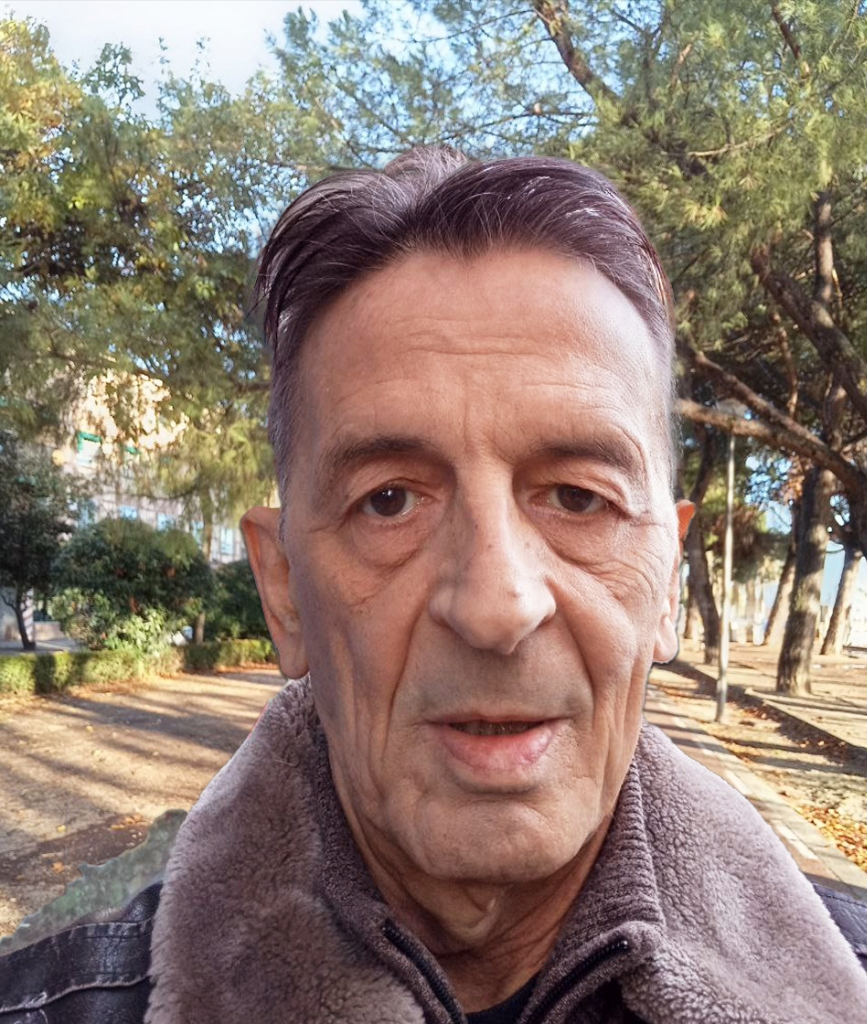
#> input picture assets/EDU_DEFINITIVA_2025.jpg, 867 x 1024 px
$ python generate_posters.py --input assets --output out
#> lines starting #> are read from the running program, lines starting #| are printed output that depends on the picture
import os
import argparse
from PIL import Image, ImageOps
import sys

def add_passepartout(input_dir, output_dir, border_percent=0.035):
    """
    Reads images from input_dir, adds a white border, and saves them to output_dir.
    Appends _POSTER to the filename.
    """
#> called with input_dir = 'assets', output_dir = 'out', border_percent = 0.035
    print(f"🚀 Processing: {input_dir} -> {output_dir}")

    if not os.path.exists(output_dir):
        os.makedirs(output_dir)
        print(f"Created output directory: {output_dir}")

    image_extensions = ('.jpg', '.jpeg', '.png', '.webp')
    count = 0
    errors = 0
    skipped = 0

    # Walk through input directory
    for root, dirs, files in os.walk(input_dir):
        # Determine relative path to maintain structure if needed in future
        # For now, we flatten or just process the specific folder asked

        for file in files:
            if file.lower().endswith(image_extensions):
                # Skip if it's already a poster (just in case)
                if("_POSTER" in file):
                    continue

                full_path = os.path.join(root, file)

                try:
                    img = Image.open(full_path)
#> img is the input picture: PIL image 867x1024 RGB; mean R, G, B 142.5, 124.4, 113.9

                    # Calculate border
                    short_side = min(img.size)
#> short_side = 867
                    if short_side < 200:
                        skipped += 1
                        continue

                    border_px = int(short_side * border_percent)
#> border_px = 30

                    # Add border
                    poster_img = ImageOps.expand(img, border=border_px, fill='white')
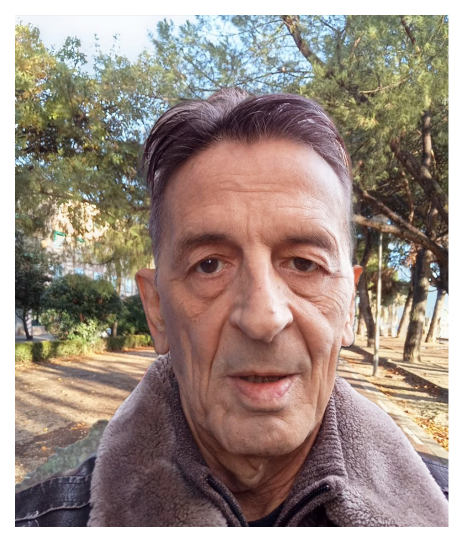
#> poster_img: PIL image 927x1084 RGB (shown at 1/2 size); mean R, G, B 155.6, 139.6, 130.4

                    # Construct output filename
                    filename_base, ext = os.path.splitext(file)
                    output_filename = f"{filename_base}_POSTER{ext}"
                    output_path = os.path.join(output_dir, output_filename)

                    # Save
                    save_args = {'quality': 95}
                    icc = img.info.get('icc_profile')
                    if icc:
                        save_args['icc_profile'] = icc

                    poster_img.save(output_path, **save_args)
                    print(f"✅ Created: {output_filename}")
                    count += 1

                except Exception as e:
                    print(f"❌ FAILED: {file} - {e}")
                    errors += 1

    print(f"\n✨ Completed for {os.path.basename(input_dir)}")
    print(f"   Created: {count}")
    print(f"   Skipped: {skipped}")
    print(f"   Errors:  {errors}\n")

if __name__ == "__main__":
    parser = argparse.ArgumentParser(description="Add white passepartout to images.")
    parser.add_argument("--input", required=True, help="Input directory containing images")
    parser.add_argument("--output", required=True, help="Output directory for poster images")

    args = parser.parse_args()

    add_passepartout(args.input, args.output)

$ run again, on assets/EDU_NUEVA_2025.jpg
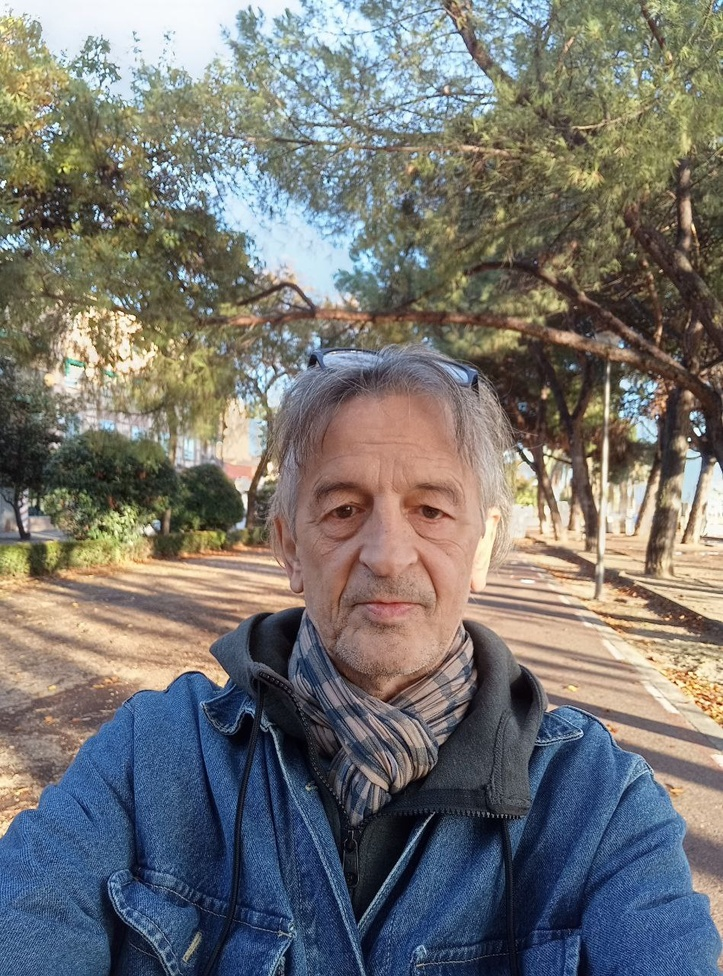
#> input picture assets/EDU_NUEVA_2025.jpg, 723 x 976 px, shrunk from 949 x 1280 before the run
#> in add_passepartout, img is the input picture: PIL image 723x976 RGB; mean R, G, B 118.2, 117.1, 114.2
#> in add_passepartout, `poster_img = ImageOps.expand(img, border=border_px, fill='white')`:
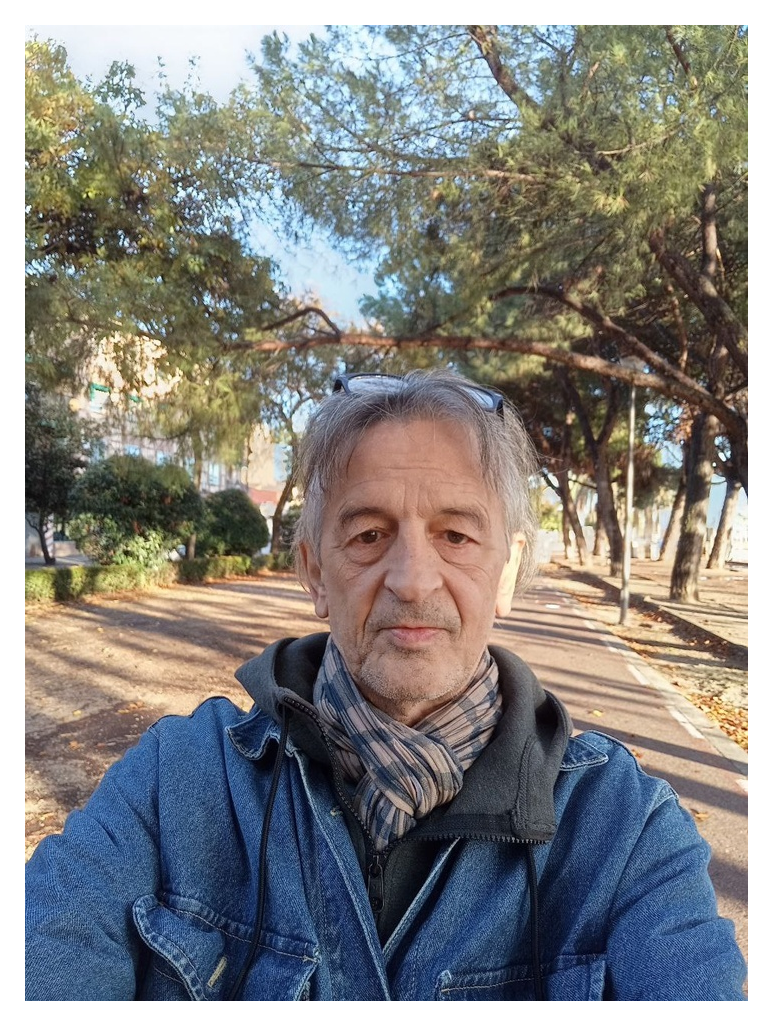
#> poster_img: PIL image 773x1026 RGB; mean R, G, B 133.3, 132.3, 129.7

$ run again, on assets/eduardo_artista_vanguardia.jpg
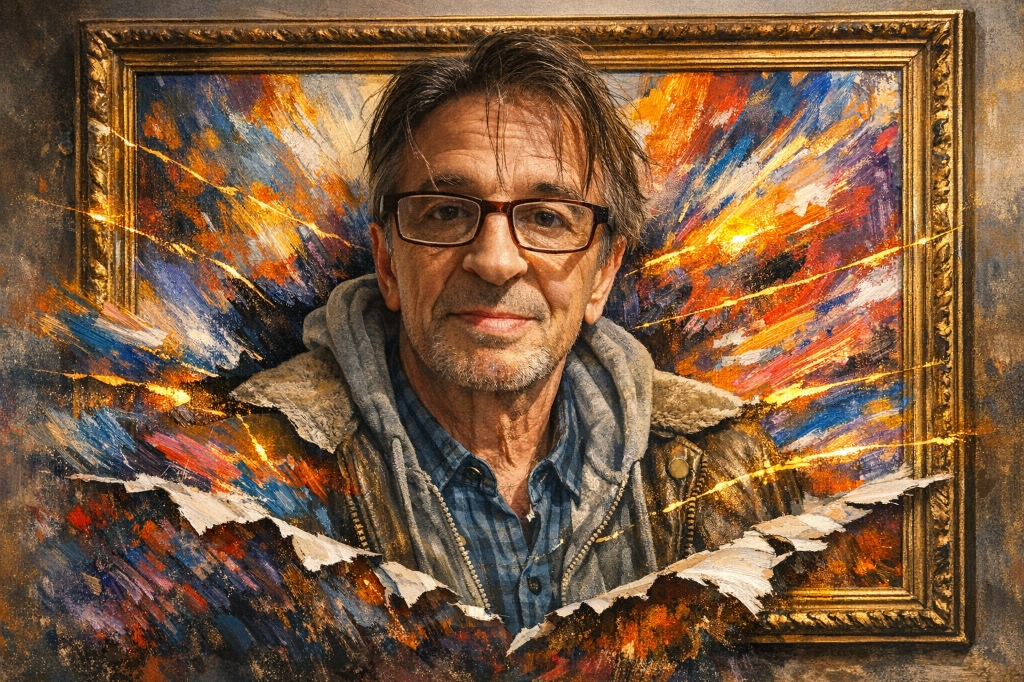
#> input picture assets/eduardo_artista_vanguardia.jpg, 1024 x 682 px
#> in add_passepartout, img is the input picture: PIL image 1024x682 RGB; mean R, G, B 125.4, 91.3, 62.4
#> in add_passepartout, `poster_img = ImageOps.expand(img, border=border_px, fill='white')`:
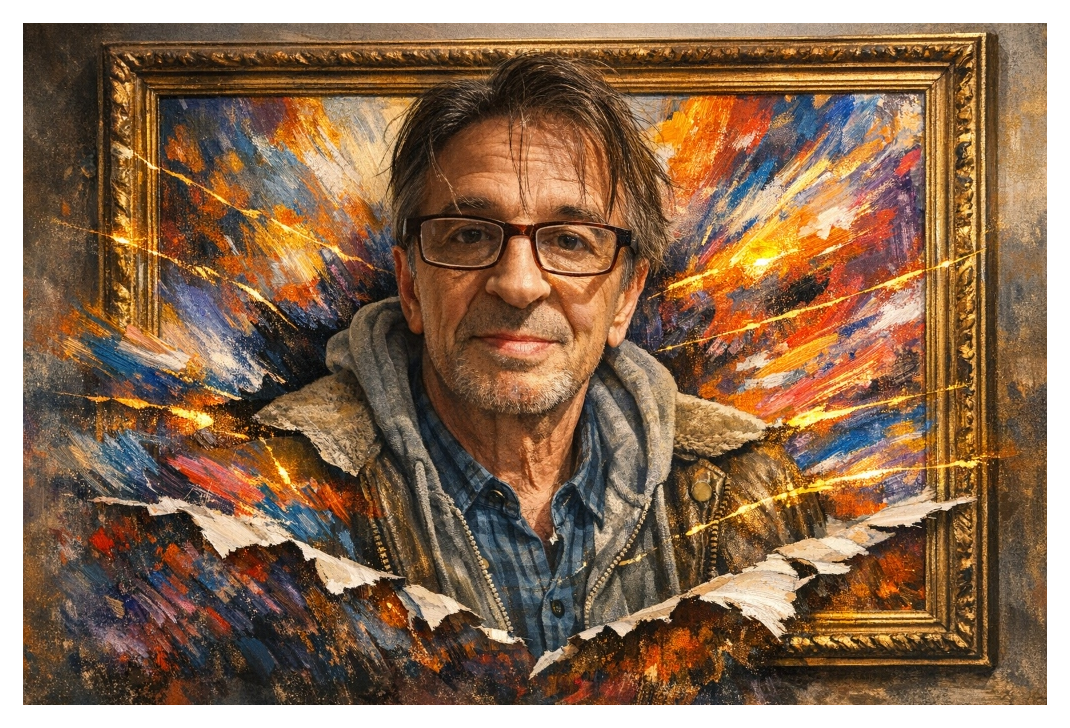
#> poster_img: PIL image 1070x728 RGB; mean R, G, B 138.8, 108.2, 82.3
